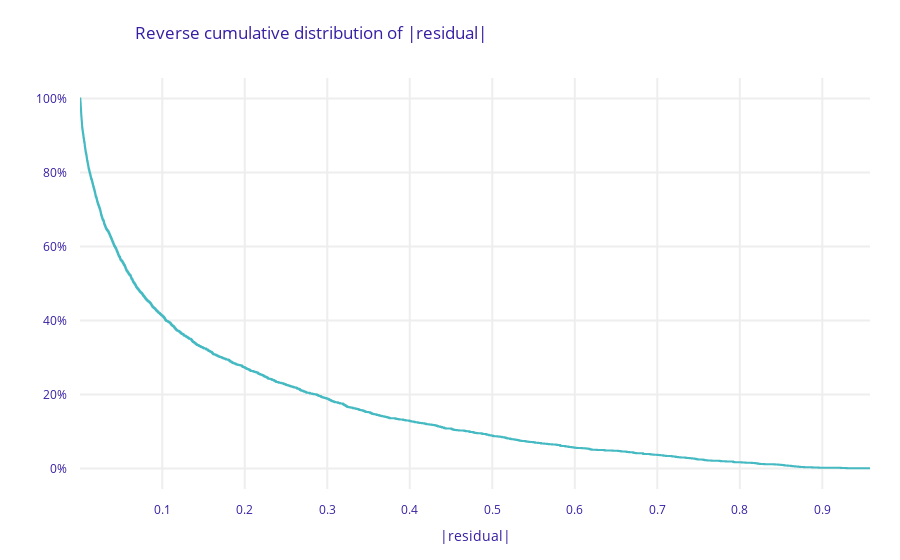

The cell this chart's notebook holds for it:
### Code cell
mp.plot()

### Figure 1 — Plotly figure (JSON) as saved in the notebook; plotly's stock layout.template omitted (floating-point values rounded to 4 significant figures; data arrays with more than 128 entries replaced by an {"elided": "..."} marker saying what was removed)
{"data": [{"line": {"shape": "hv"}, "marker": {"color": "#46bac2"}, "name": "XGBClassifier", "type": "scatter", "x": {"elided": "2885 float values"}, "y": {"elided": "2885 float values"}}], "layout": {"font": {"color": "#371ea3"}, "margin": {"b": 71, "r": 30, "t": 78}, "title": {"text": "Reverse cumulative distribution of |residual|", "x": 0.15}, "xaxis": {"automargin": true, "fixedrange": true, "gridwidth": 2, "tickcolor": "white", "ticklen": 10, "ticks": "outside", "title": {"text": "|residual|"}, "type": "linear", "zeroline": false}, "yaxis": {"automargin": true, "fixedrange": true, "gridwidth": 2, "tickcolor": "white", "tickformat": ",.0%", "ticklen": 10, "ticks": "outside", "type": "linear", "zeroline": false}}}
